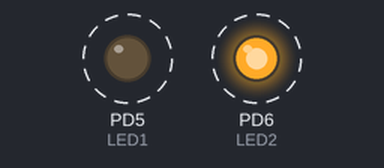
Recording of a program running on a simulated ATtiny2313a, built with avr-gcc and emulated at 1 MHz. Parts: output pins drawn as LEDs (lit = HIGH). Dashed ring = blinking.

Above: at 0.13 s.
Timing chart, 0 to 3.0 s (numbered marks = the images above):
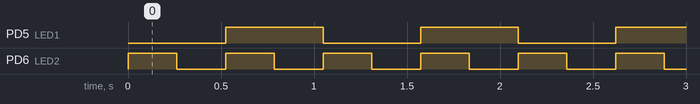

Measured:
- by itself, PD5 (LED1): alternates HIGH for 0.52 s and LOW for 0.52 s
- by itself, PD6 (LED2): alternates HIGH for 0.26 s and LOW for 0.26 s
- by itself, everything shown: repeats every 1.0 s, in 4 steps

The program:

main.c
```c
/**
 * Simple timer interrupt example.
 * Written for ATtiny2313A
 */

#define F_CPU 1000000UL

#include <avr/io.h>
#include <avr/interrupt.h>

#define LED1	(1<<PD5)
#define LED2	(1<<PD6)

#define TIMER_PRESCALE_8 (1<<CS11)

ISR(TIMER1_OVF_vect)
{
	PORTD ^= LED1 | LED2;
}

ISR(TIMER1_COMPA_vect)
{
	PORTD ^= LED2;
}

int
main(void)
{
	/* outputs */
	DDRD |= LED1 | LED2;

	/* set timer */
	TCCR1B |= TIMER_PRESCALE_8;

	OCR1A = (65535 / 2);

	/* enable interrupts */
	TIMSK |= (1<<TOIE1) | (1<<OCIE1A);
	sei();

	for (;;);

	/* NOTREACHED */
	return (0);
}
```
